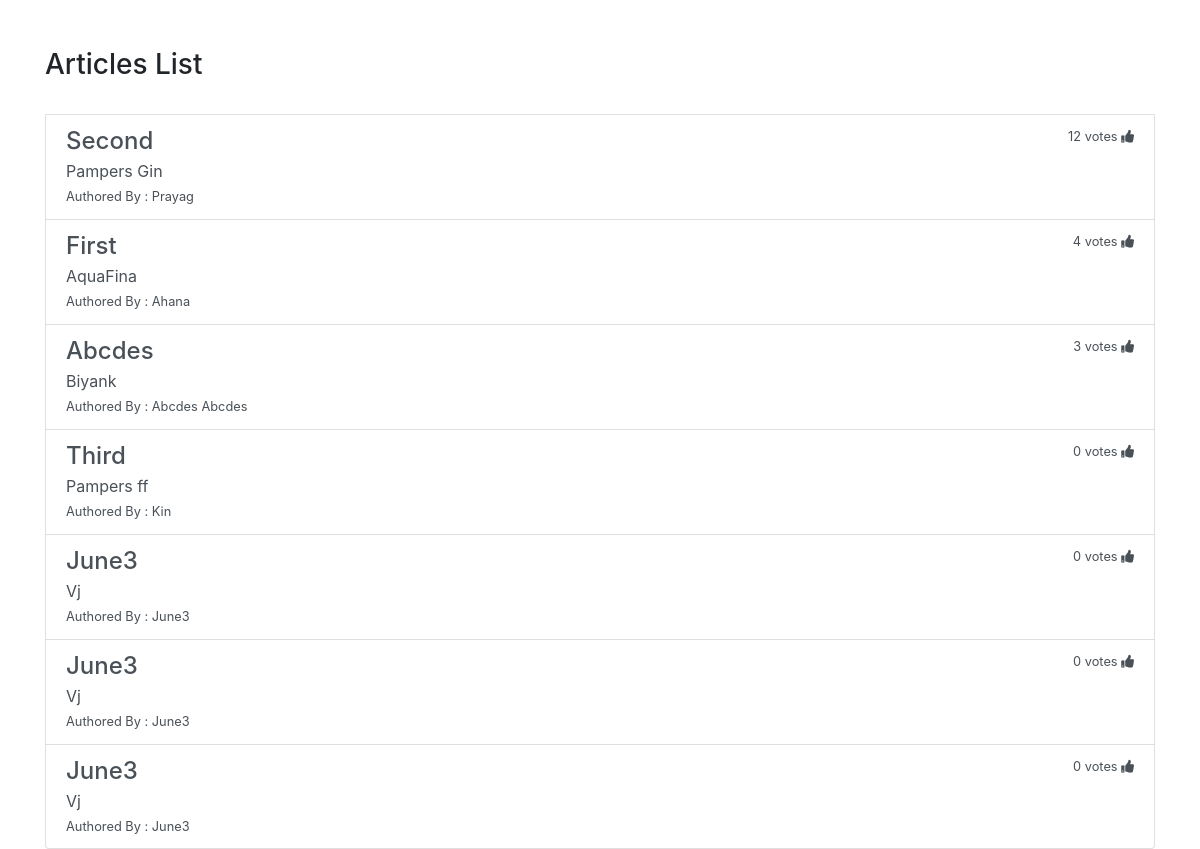
Screenshot of /basicarticle/article/ with the database file from the repository.
### basicarticle/models.py (models this page shows)
class Article(models.Model):
	author = models.CharField(max_length = 64)
	title = models.CharField(max_length = 64)
	content = models.TextField(max_length = 16384)
	votes = models.IntegerField(default=0)

### basicarticle/views.py (the view)
class Articles(View):
	@csrf_exempt
	def get(self,request):
		articles = Article.objects.all().order_by('-votes')
		all_articles = []
		for article in articles:
			each_art = {}
			each_art['id'] = article.id
			each_art['title'] = article.title
			each_art['content'] = article.content
			each_art['votes'] = article.votes
			each_art['author'] = article.author
			all_articles.append(each_art)
		resp = {'articles':all_articles}
		return render(request, 'article.html', resp)

### basicarticle/templates/article.html (shortened to what this page needs)
<html>
<head>
<link rel="stylesheet" href="https://stackpath.bootstrapcdn.com/bootstrap/4.1.1/css/bootstrap.min.css"
integrity="sha384-WskhaSGFgHYWDcbwN70/dfYBj47jz9qbsMId/iRN3ewGhXQFZCSftd1LZCfmhktB">
<link rel="stylesheet" href="https://use.fontawesome.com/releases/v5.0.13/css/all.css"
integrity="sha384-DNOHZ68U8hZfKXOrtjWvjxusGo9WQnrNx2sqG0tfsghAvtVlRW3tvkXWZh58N9jp">
</head>
<body>
<div class="container">
<div class="list-group">
<br/><br/>
<h3>Articles List </h3>
<br/>
  {% for article in articles %}
  <a href="#" class="list-group-item list-group-item-action flex-column align-items-start">
    <div class="d-flex w-100 justify-content-between">
      <h4 class="mb-1">{{ article.title }}</h4>
      <small>{{ article.votes }} votes
	  <i id="{{ article.id }}" class="fas fa-thumbs-up"></i>
      </small>
    </div>
    <p class="mb-1">{{ article.content }}</p>
    <small>Authored By : {{ article.author  }}</small>
  </a>
  {% endfor %}
</div>
</div>
</body>
</html>

### rows the page displays
Article: title "Second", content "Pampers Gin", author "Prayag"
Article: title "First", content "AquaFina", author "Ahana"
Article: title "Abcdes", content "Biyank", author "Abcdes Abcdes"
Article: title "Third", content "Pampers ff", author "Kin"
Article: title "June3", content "Vj", author "June3"
Article: title "June3", content "Vj", author "June3"
Article: title "June3", content "Vj", author "June3"

### other values shown
{{ article.votes }} "12" "4" "3" "0" "0" "0" "0"
